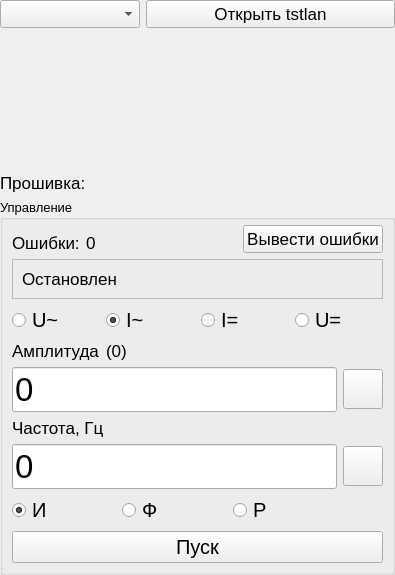
<?xml version="1.0" encoding="UTF-8"?>
<ui version="4.0">
 <class>Form</class>
 <widget class="QWidget" name="Form">
  <property name="geometry">
   <rect>
    <x>0</x>
    <y>0</y>
    <width>395</width>
    <height>575</height>
   </rect>
  </property>
  <property name="windowTitle">
   <string>Form</string>
  </property>
  <layout class="QVBoxLayout" name="verticalLayout">
   <property name="leftMargin">
    <number>0</number>
   </property>
   <property name="topMargin">
    <number>0</number>
   </property>
   <property name="rightMargin">
    <number>0</number>
   </property>
   <property name="bottomMargin">
    <number>0</number>
   </property>
   <item>
    <layout class="QGridLayout" name="gridLayout_2">
     <item row="0" column="0">
      <widget class="QComboBox" name="clb_list_combobox">
       <property name="sizePolicy">
        <sizepolicy hsizetype="Fixed" vsizetype="Fixed">
         <horstretch>0</horstretch>
         <verstretch>0</verstretch>
        </sizepolicy>
       </property>
       <property name="minimumSize">
        <size>
         <width>140</width>
         <height>0</height>
        </size>
       </property>
       <property name="font">
        <font>
         <pointsize>13</pointsize>
        </font>
       </property>
      </widget>
     </item>
     <item row="1" column="0" colspan="2">
      <layout class="QHBoxLayout" name="horizontalLayout_8">
       <item>
        <widget class="QLabel" name="label_7">
         <property name="sizePolicy">
          <sizepolicy hsizetype="Fixed" vsizetype="Preferred">
           <horstretch>0</horstretch>
           <verstretch>0</verstretch>
          </sizepolicy>
         </property>
         <property name="minimumSize">
          <size>
           <width>0</width>
           <height>0</height>
          </size>
         </property>
         <property name="font">
          <font>
           <pointsize>13</pointsize>
          </font>
         </property>
         <property name="text">
          <string>Прошивка:</string>
         </property>
         <property name="alignment">
          <set>Qt::AlignBottom|Qt::AlignLeading|Qt::AlignLeft</set>
         </property>
        </widget>
       </item>
       <item>
        <widget class="QLabel" name="firmware_info_label">
         <property name="sizePolicy">
          <sizepolicy hsizetype="Preferred" vsizetype="Preferred">
           <horstretch>0</horstretch>
           <verstretch>0</verstretch>
          </sizepolicy>
         </property>
         <property name="minimumSize">
          <size>
           <width>0</width>
           <height>0</height>
          </size>
         </property>
         <property name="font">
          <font>
           <pointsize>13</pointsize>
          </font>
         </property>
         <property name="text">
          <string/>
         </property>
         <property name="alignment">
          <set>Qt::AlignBottom|Qt::AlignLeading|Qt::AlignLeft</set>
         </property>
        </widget>
       </item>
      </layout>
     </item>
     <item row="0" column="1">
      <widget class="QPushButton" name="open_tstlan_button">
       <property name="sizePolicy">
        <sizepolicy hsizetype="Expanding" vsizetype="Fixed">
         <horstretch>0</horstretch>
         <verstretch>0</verstretch>
        </sizepolicy>
       </property>
       <property name="font">
        <font>
         <pointsize>13</pointsize>
        </font>
       </property>
       <property name="text">
        <string>Открыть tstlan</string>
       </property>
      </widget>
     </item>
    </layout>
   </item>
   <item>
    <widget class="QGroupBox" name="control_box">
     <property name="font">
      <font>
       <pointsize>10</pointsize>
      </font>
     </property>
     <property name="title">
      <string>Управление</string>
     </property>
     <property name="flat">
      <bool>true</bool>
     </property>
     <layout class="QVBoxLayout" name="verticalLayout_2">
      <property name="topMargin">
       <number>5</number>
      </property>
      <item>
       <layout class="QHBoxLayout" name="horizontalLayout_7">
        <property name="sizeConstraint">
         <enum>QLayout::SetFixedSize</enum>
        </property>
        <item>
         <widget class="QLabel" name="errors_label">
          <property name="sizePolicy">
           <sizepolicy hsizetype="Fixed" vsizetype="Preferred">
            <horstretch>0</horstretch>
            <verstretch>0</verstretch>
           </sizepolicy>
          </property>
          <property name="font">
           <font>
            <pointsize>13</pointsize>
           </font>
          </property>
          <property name="text">
           <string>Ошибки:</string>
          </property>
          <property name="alignment">
           <set>Qt::AlignBottom|Qt::AlignLeading|Qt::AlignLeft</set>
          </property>
         </widget>
        </item>
        <item>
         <widget class="QLabel" name="errors_count_label">
          <property name="sizePolicy">
           <sizepolicy hsizetype="Preferred" vsizetype="Preferred">
            <horstretch>0</horstretch>
            <verstretch>0</verstretch>
           </sizepolicy>
          </property>
          <property name="font">
           <font>
            <pointsize>13</pointsize>
           </font>
          </property>
          <property name="text">
           <string>0</string>
          </property>
          <property name="alignment">
           <set>Qt::AlignBottom|Qt::AlignLeading|Qt::AlignLeft</set>
          </property>
         </widget>
        </item>
        <item>
         <widget class="QPushButton" name="errors_out_button">
          <property name="sizePolicy">
           <sizepolicy hsizetype="Fixed" vsizetype="Fixed">
            <horstretch>0</horstretch>
            <verstretch>0</verstretch>
           </sizepolicy>
          </property>
          <property name="font">
           <font>
            <pointsize>13</pointsize>
           </font>
          </property>
          <property name="text">
           <string>Вывести ошибки</string>
          </property>
         </widget>
        </item>
       </layout>
      </item>
      <item>
       <widget class="QFrame" name="frame">
        <property name="frameShape">
         <enum>QFrame::StyledPanel</enum>
        </property>
        <property name="frameShadow">
         <enum>QFrame::Plain</enum>
        </property>
        <layout class="QVBoxLayout" name="verticalLayout_3">
         <item>
          <widget class="QLabel" name="clb_state_label">
           <property name="sizePolicy">
            <sizepolicy hsizetype="Expanding" vsizetype="Preferred">
             <horstretch>0</horstretch>
             <verstretch>0</verstretch>
            </sizepolicy>
           </property>
           <property name="font">
            <font>
             <pointsize>13</pointsize>
            </font>
           </property>
           <property name="text">
            <string>Остановлен</string>
           </property>
           <property name="scaledContents">
            <bool>false</bool>
           </property>
          </widget>
         </item>
        </layout>
       </widget>
      </item>
      <item>
       <layout class="QHBoxLayout" name="horizontalLayout">
        <item>
         <widget class="QRadioButton" name="acv_radio">
          <property name="font">
           <font>
            <pointsize>15</pointsize>
           </font>
          </property>
          <property name="text">
           <string>U~</string>
          </property>
          <property name="checked">
           <bool>false</bool>
          </property>
          <attribute name="buttonGroup">
           <string notr="true">buttonGroup</string>
          </attribute>
         </widget>
        </item>
        <item>
         <widget class="QRadioButton" name="aci_radio">
          <property name="font">
           <font>
            <pointsize>15</pointsize>
           </font>
          </property>
          <property name="text">
           <string>I~</string>
          </property>
          <property name="checked">
           <bool>true</bool>
          </property>
          <attribute name="buttonGroup">
           <string notr="true">buttonGroup</string>
          </attribute>
         </widget>
        </item>
        <item>
         <widget class="QRadioButton" name="dci_radio">
          <property name="font">
           <font>
            <pointsize>15</pointsize>
           </font>
          </property>
          <property name="text">
           <string>I=</string>
          </property>
          <attribute name="buttonGroup">
           <string notr="true">buttonGroup</string>
          </attribute>
         </widget>
        </item>
        <item>
         <widget class="QRadioButton" name="dcv_radio">
          <property name="font">
           <font>
            <pointsize>15</pointsize>
           </font>
          </property>
          <property name="text">
           <string>U=</string>
          </property>
          <attribute name="buttonGroup">
           <string notr="true">buttonGroup</string>
          </attribute>
         </widget>
        </item>
       </layout>
      </item>
      <item>
       <layout class="QGridLayout" name="gridLayout">
        <item row="5" column="0">
         <widget class="QEditCopyButton" name="frequency_edit">
          <property name="sizePolicy">
           <sizepolicy hsizetype="Expanding" vsizetype="Fixed">
            <horstretch>1</horstretch>
            <verstretch>0</verstretch>
           </sizepolicy>
          </property>
          <property name="font">
           <font>
            <pointsize>25</pointsize>
           </font>
          </property>
          <property name="text">
           <string>0</string>
          </property>
         </widget>
        </item>
        <item row="3" column="0">
         <widget class="QEditCopyButton" name="amplitude_edit">
          <property name="sizePolicy">
           <sizepolicy hsizetype="Expanding" vsizetype="Fixed">
            <horstretch>1</horstretch>
            <verstretch>0</verstretch>
           </sizepolicy>
          </property>
          <property name="font">
           <font>
            <pointsize>25</pointsize>
           </font>
          </property>
          <property name="styleSheet">
           <string notr="true"/>
          </property>
          <property name="text">
           <string>0</string>
          </property>
         </widget>
        </item>
        <item row="6" column="0">
         <layout class="QHBoxLayout" name="horizontalLayout_5">
          <item>
           <widget class="QRadioButton" name="source_mode_radio">
            <property name="font">
             <font>
              <pointsize>15</pointsize>
             </font>
            </property>
            <property name="text">
             <string>И</string>
            </property>
            <property name="checked">
             <bool>true</bool>
            </property>
            <attribute name="buttonGroup">
             <string notr="true">buttonGroup_2</string>
            </attribute>
           </widget>
          </item>
          <item>
           <widget class="QRadioButton" name="fixed_mode_radio">
            <property name="font">
             <font>
              <pointsize>15</pointsize>
             </font>
            </property>
            <property name="text">
             <string>Ф</string>
            </property>
            <attribute name="buttonGroup">
             <string notr="true">buttonGroup_2</string>
            </attribute>
           </widget>
          </item>
          <item>
           <widget class="QRadioButton" name="detuning_radio">
            <property name="font">
             <font>
              <pointsize>15</pointsize>
             </font>
            </property>
            <property name="text">
             <string>Р</string>
            </property>
            <attribute name="buttonGroup">
             <string notr="true">buttonGroup_2</string>
            </attribute>
           </widget>
          </item>
         </layout>
        </item>
        <item row="5" column="1">
         <widget class="QPushButton" name="apply_frequency_button">
          <property name="sizePolicy">
           <sizepolicy hsizetype="Minimum" vsizetype="Fixed">
            <horstretch>0</horstretch>
            <verstretch>0</verstretch>
           </sizepolicy>
          </property>
          <property name="maximumSize">
           <size>
            <width>40</width>
            <height>40</height>
           </size>
          </property>
          <property name="font">
           <font>
            <pointsize>20</pointsize>
           </font>
          </property>
          <property name="text">
           <string/>
          </property>
          <property name="icon">
           <iconset resource="../resources/icons.qrc">
            <normaloff>:/icons/icons/ok.png</normaloff>:/icons/icons/ok.png</iconset>
          </property>
          <property name="iconSize">
           <size>
            <width>35</width>
            <height>35</height>
           </size>
          </property>
         </widget>
        </item>
        <item row="4" column="0">
         <widget class="QLabel" name="label_6">
          <property name="font">
           <font>
            <pointsize>13</pointsize>
           </font>
          </property>
          <property name="text">
           <string>Частота, Гц</string>
          </property>
          <property name="alignment">
           <set>Qt::AlignBottom|Qt::AlignLeading|Qt::AlignLeft</set>
          </property>
         </widget>
        </item>
        <item row="3" column="1">
         <widget class="QPushButton" name="apply_amplitude_button">
          <property name="maximumSize">
           <size>
            <width>40</width>
            <height>40</height>
           </size>
          </property>
          <property name="font">
           <font>
            <pointsize>20</pointsize>
           </font>
          </property>
          <property name="text">
           <string/>
          </property>
          <property name="icon">
           <iconset resource="../resources/icons.qrc">
            <normaloff>:/icons/icons/ok.png</normaloff>
            <normalon>:/icons/icons/ok.png</normalon>
            <activeon>:/icons/icons/ok.png</activeon>
            <selectedoff>:/icons/icons/ok.png</selectedoff>
            <selectedon>:/icons/icons/ok.png</selectedon>:/icons/icons/ok.png</iconset>
          </property>
          <property name="iconSize">
           <size>
            <width>35</width>
            <height>35</height>
           </size>
          </property>
          <property name="flat">
           <bool>false</bool>
          </property>
         </widget>
        </item>
        <item row="0" column="0">
         <layout class="QHBoxLayout" name="horizontalLayout_3">
          <item>
           <widget class="QLabel" name="label_5">
            <property name="sizePolicy">
             <sizepolicy hsizetype="Fixed" vsizetype="Preferred">
              <horstretch>0</horstretch>
              <verstretch>0</verstretch>
             </sizepolicy>
            </property>
            <property name="font">
             <font>
              <pointsize>13</pointsize>
             </font>
            </property>
            <property name="text">
             <string>Амплитуда</string>
            </property>
            <property name="alignment">
             <set>Qt::AlignBottom|Qt::AlignLeading|Qt::AlignLeft</set>
            </property>
           </widget>
          </item>
          <item>
           <widget class="QLabel" name="fast_adc_label">
            <property name="sizePolicy">
             <sizepolicy hsizetype="Expanding" vsizetype="Preferred">
              <horstretch>0</horstretch>
              <verstretch>0</verstretch>
             </sizepolicy>
            </property>
            <property name="font">
             <font>
              <pointsize>13</pointsize>
             </font>
            </property>
            <property name="text">
             <string>(0)</string>
            </property>
            <property name="alignment">
             <set>Qt::AlignBottom|Qt::AlignLeading|Qt::AlignLeft</set>
            </property>
           </widget>
          </item>
         </layout>
        </item>
       </layout>
      </item>
      <item>
       <widget class="QPushButton" name="enable_button">
        <property name="font">
         <font>
          <pointsize>15</pointsize>
         </font>
        </property>
        <property name="styleSheet">
         <string notr="true"/>
        </property>
        <property name="text">
         <string>Пуск</string>
        </property>
        <property name="iconSize">
         <size>
          <width>25</width>
          <height>25</height>
         </size>
        </property>
        <property name="checkable">
         <bool>true</bool>
        </property>
        <property name="autoDefault">
         <bool>true</bool>
        </property>
       </widget>
      </item>
     </layout>
    </widget>
   </item>
  </layout>
 </widget>
 <customwidgets>
  <customwidget>
   <class>QEditCopyButton</class>
   <extends>QLineEdit</extends>
   <header>irspy.qt.custom_widgets.CustomLineEdit</header>
  </customwidget>
 </customwidgets>
 <resources>
  <include location="../resources/icons.qrc"/>
 </resources>
 <connections/>
 <buttongroups>
  <buttongroup name="buttonGroup_2"/>
  <buttongroup name="buttonGroup"/>
 </buttongroups>
</ui>
